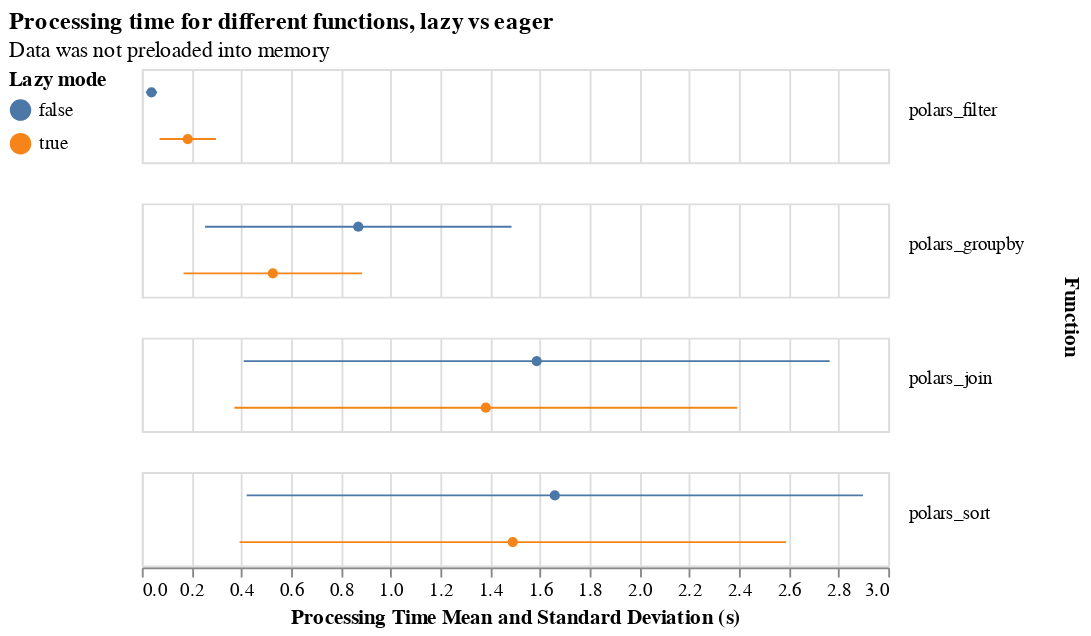

Here is the notebook cell this chart was saved with:
### Code cell
plot_pretty_boxplot(
    df.filter(
        ((~pl.col("preload") & pl.col("lazy")) | ~pl.col("lazy"))
        & ~pl.col("gpu")
        & ~pl.col("streaming")
    ),
    field="lazy",
    title="Processing time for different functions, lazy vs eager",
    subtitle="Data was not preloaded into memory",
    filename="non-preloaded-lazy-vs-eager.png",
    # filter="preload",
    legend_title="Lazy mode",
    # column='gpu',
    height=50,
    width=400,
)

### Figure 1 — Vega-Lite specification as saved in the notebook (floating-point values rounded to 4 significant figures)
{"usermeta": {"embedOptions": {"theme": "carbong10"}}, "config": {"view": {"continuousWidth": 300, "continuousHeight": 300}}, "data": {"name": "data-1ce2fd5826f54b726fdc27fce2f0e541"}, "facet": {"row": {"field": "func", "header": {"labelAlign": "right", "labelAngle": 0, "labelBaseline": "alphabetic", "orient": "right", "titleFontWeight": "bold"}, "title": "Function", "type": "nominal"}}, "spec": {"layer": [{"mark": {"type": "point", "filled": true}, "encoding": {"color": {"field": "lazy", "legend": {"orient": "left"}, "title": "Lazy mode", "type": "nominal"}, "x": {"aggregate": "mean", "field": "duration", "title": "Processing Time Mean and Standard Deviation (s)", "type": "quantitative"}, "y": {"axis": null, "field": "lazy", "type": "nominal"}}}, {"mark": {"type": "errorbar"}, "encoding": {"color": {"field": "lazy", "type": "nominal"}, "x": {"aggregate": "stdev", "field": "duration", "title": "", "type": "quantitative"}, "y": {"axis": null, "field": "lazy", "type": "nominal"}}}], "height": 50, "width": 400}, "title": {"text": "Processing time for different functions, lazy vs eager", "subtitle": "Data was not preloaded into memory"}, "$schema": "https://vega.github.io/schema/vega-lite/v5.20.1.json", "datasets": {"data-1ce2fd5826f54b726fdc27fce2f0e541": [{"func": "polars_join", "limit": 1000000, "gpu": false, "streaming": false, "lazy": false, "preload": false, "duration": 3.897, "duration_raw": [3.325, 4.033, 3.991, 4.123, 4.013]}, {"func": "polars_sort", "limit": 1000000, "gpu": false, "streaming": false, "lazy": true, "preload": false, "duration": 0.115, "duration_raw": [0.1209, 0.117, 0.1174, 0.1153, 0.1043]}, {"func": "polars_filter", "limit": 500000, "gpu": false, "streaming": false, "lazy": true, "preload": false, "duration": 0.03801, "duration_raw": [0.03259, 0.03179, 0.04606, 0.03394, 0.04569]}, {"func": "polars_groupby", "limit": 10000000, "gpu": false, "streaming": false, "lazy": true, "preload": false, "duration": 0.496, "duration_raw": [0.4912, 0.4746, 0.4862, 0.5198, 0.5079]}, {"func": "polars_join", "limit": 100000, "gpu": false, "streaming": false, "lazy": false, "preload": false, "duration": 0.03506, "duration_raw": [0.02972, 0.03568, 0.03613, 0.03719, 0.03658]}, {"func": "polars_join", "limit": 500000, "gpu": false, "streaming": false, "lazy": false, "preload": false, "duration": 0.8292, "duration_raw": [0.679, 0.8673, 0.8531, 0.8835, 0.863]}, {"func": "polars_groupby", "limit": 10000000, "gpu": false, "streaming": false, "lazy": false, "preload": false, "duration": 0.7727, "duration_raw": [0.7738, 0.7643, 0.7816, 0.774, 0.7696]}, {"func": "polars_join", "limit": 100000, "gpu": false, "streaming": false, "lazy": true, "preload": false, "duration": 0.04235, "duration_raw": [0.03643, 0.04249, 0.04164, 0.044, 0.0472]}, {"func": "polars_sort", "limit": 5000000, "gpu": false, "streaming": false, "lazy": false, "preload": false, "duration": 0.668, "duration_raw": [0.6488, 0.6711, 0.6593, 0.6787, 0.682]}, {"func": "polars_sort", "limit": 50000000, "gpu": false, "streaming": false, "lazy": false, "preload": false, "duration": 7.759, "duration_raw": [7.738, 7.773, 7.849, 7.691, 7.744]}, {"func": "polars_filter", "limit": 1000000, "gpu": false, "streaming": false, "lazy": false, "preload": false, "duration": 0.01029, "duration_raw": [0.009835, 0.01114, 0.01122, 0.0108, 0.008451]}, {"func": "polars_groupby", "limit": 1000000, "gpu": false, "streaming": false, "lazy": false, "preload": false, "duration": 0.08448, "duration_raw": [0.08092, 0.08577, 0.09026, 0.08615, 0.07931]}, {"func": "polars_sort", "limit": 5000000, "gpu": false, "streaming": false, "lazy": true, "preload": false, "duration": 0.6185, "duration_raw": [0.6127, 0.6372, 0.6282, 0.6034, 0.6111]}, {"func": "polars_filter", "limit": 5000000, "gpu": false, "streaming": false, "lazy": false, "preload": false, "duration": 0.02219, "duration_raw": [0.02143, 0.02579, 0.02291, 0.02026, 0.02056]}, {"func": "polars_filter", "limit": 500000, "gpu": false, "streaming": false, "lazy": false, "preload": false, "duration": 0.008783, "duration_raw": [0.00845, 0.008006, 0.008178, 0.007915, 0.01137]}, {"func": "polars_sort", "limit": 10000000, "gpu": false, "streaming": false, "lazy": false, "preload": false, "duration": 1.374, "duration_raw": [1.359, 1.378, 1.385, 1.372, 1.374]}, {"func": "polars_filter", "limit": 100000, "gpu": false, "streaming": false, "lazy": false, "preload": false, "duration": 0.005163, "duration_raw": [0.005451, 0.005038, 0.004972, 0.004999, 0.005354]}, {"func": "polars_groupby", "limit": 100000, "gpu": false, "streaming": false, "lazy": false, "preload": false, "duration": 0.01037, "duration_raw": [0.01063, 0.01034, 0.01044, 0.009892, 0.01053]}, {"func": "polars_filter", "limit": 1000000, "gpu": false, "streaming": false, "lazy": true, "preload": false, "duration": 0.03973, "duration_raw": [0.04679, 0.04689, 0.03189, 0.03397, 0.03911]}, {"func": "polars_groupby", "limit": 50000000, "gpu": false, "streaming": false, "lazy": true, "preload": false, "duration": 2.282, "duration_raw": [2.346, 2.294, 2.263, 2.255, 2.253]}, {"func": "polars_groupby", "limit": 100000, "gpu": false, "streaming": false, "lazy": true, "preload": false, "duration": 0.02229, "duration_raw": [0.02099, 0.02602, 0.02039, 0.01928, 0.02478]}, {"func": "polars_filter", "limit": 5000000, "gpu": false, "streaming": false, "lazy": true, "preload": false, "duration": 0.09757, "duration_raw": [0.09796, 0.09995, 0.09582, 0.0975, 0.09661]}, {"func": "polars_sort", "limit": 1000000, "gpu": false, "streaming": false, "lazy": false, "preload": false, "duration": 0.113, "duration_raw": [0.1142, 0.1118, 0.1121, 0.1129, 0.1141]}, {"func": "polars_sort", "limit": 10000000, "gpu": false, "streaming": false, "lazy": true, "preload": false, "duration": 1.23, "duration_raw": [1.214, 1.229, 1.23, 1.23, 1.248]}, {"func": "polars_groupby", "limit": 1000000, "gpu": false, "streaming": false, "lazy": true, "preload": false, "duration": 0.05556, "duration_raw": [0.06158, 0.05058, 0.0505, 0.05708, 0.05804]}, {"func": "polars_join", "limit": 500000, "gpu": false, "streaming": false, "lazy": true, "preload": false, "duration": 0.7429, "duration_raw": [0.6462, 0.7567, 0.7651, 0.7833, 0.7631]}, {"func": "polars_filter", "limit": 100000, "gpu": false, "streaming": false, "lazy": true, "preload": false, "duration": 0.01948, "duration_raw": [0.0201, 0.01972, 0.01948, 0.01886, 0.01926]}, {"func": "polars_groupby", "limit": 500000, "gpu": false, "streaming": false, "lazy": false, "preload": false, "duration": 0.03065, "duration_raw": [0.03301, 0.0298, 0.02897, 0.03168, 0.0298]}, {"func": "polars_join", "limit": 1000000, "gpu": false, "streaming": false, "lazy": true, "preload": false, "duration": 3.363, "duration_raw": [2.95, 3.516, 3.443, 3.429, 3.476]}, {"func": "polars_filter", "limit": 50000000, "gpu": false, "streaming": false, "lazy": false, "preload": false, "duration": 0.1496, "duration_raw": [0.1478, 0.1491, 0.1521, 0.1533, 0.1458]}, {"func": "polars_groupby", "limit": 50000000, "gpu": false, "streaming": false, "lazy": false, "preload": false, "duration": 3.889, "duration_raw": [3.785, 3.958, 3.796, 3.842, 4.063]}, {"func": "polars_groupby", "limit": 500000, "gpu": false, "streaming": false, "lazy": true, "preload": false, "duration": 0.03889, "duration_raw": [0.03938, 0.03604, 0.04574, 0.03682, 0.0365]}, {"func": "polars_filter", "limit": 10000000, "gpu": false, "streaming": false, "lazy": true, "preload": false, "duration": 0.1733, "duration_raw": [0.1772, 0.1714, 0.1719, 0.1765, 0.1693]}, {"func": "polars_sort", "limit": 50000000, "gpu": false, "streaming": false, "lazy": true, "preload": false, "duration": 6.9, "duration_raw": [6.724, 6.807, 6.829, 7.297, 6.843]}, {"func": "polars_sort", "limit": 100000, "gpu": false, "streaming": false, "lazy": false, "preload": false, "duration": 0.007788, "duration_raw": [0.007679, 0.008033, 0.00761, 0.00767, 0.007945]}, {"func": "polars_filter", "limit": 50000000, "gpu": false, "streaming": false, "lazy": true, "preload": false, "duration": 0.7394, "duration_raw": [0.7326, 0.725, 0.7241, 0.7369, 0.7783]}, {"func": "polars_sort", "limit": 500000, "gpu": false, "streaming": false, "lazy": true, "preload": false, "duration": 0.05759, "duration_raw": [0.0586, 0.06023, 0.05758, 0.05443, 0.0571]}, {"func": "polars_groupby", "limit": 5000000, "gpu": false, "streaming": false, "lazy": false, "preload": false, "duration": 0.4333, "duration_raw": [0.4622, 0.4189, 0.43, 0.4484, 0.4069]}, {"func": "polars_groupby", "limit": 5000000, "gpu": false, "streaming": false, "lazy": true, "preload": false, "duration": 0.2644, "duration_raw": [0.2688, 0.2648, 0.2694, 0.2701, 0.2489]}, {"func": "polars_sort", "limit": 100000, "gpu": false, "streaming": false, "lazy": true, "preload": false, "duration": 0.02378, "duration_raw": [0.02933, 0.02216, 0.02265, 0.0218, 0.02296]}, {"func": "polars_sort", "limit": 500000, "gpu": false, "streaming": false, "lazy": false, "preload": false, "duration": 0.038, "duration_raw": [0.04006, 0.03607, 0.03707, 0.03852, 0.03827]}, {"func": "polars_filter", "limit": 10000000, "gpu": false, "streaming": false, "lazy": false, "preload": false, "duration": 0.03642, "duration_raw": [0.03667, 0.03529, 0.03597, 0.03695, 0.03724]}]}}
